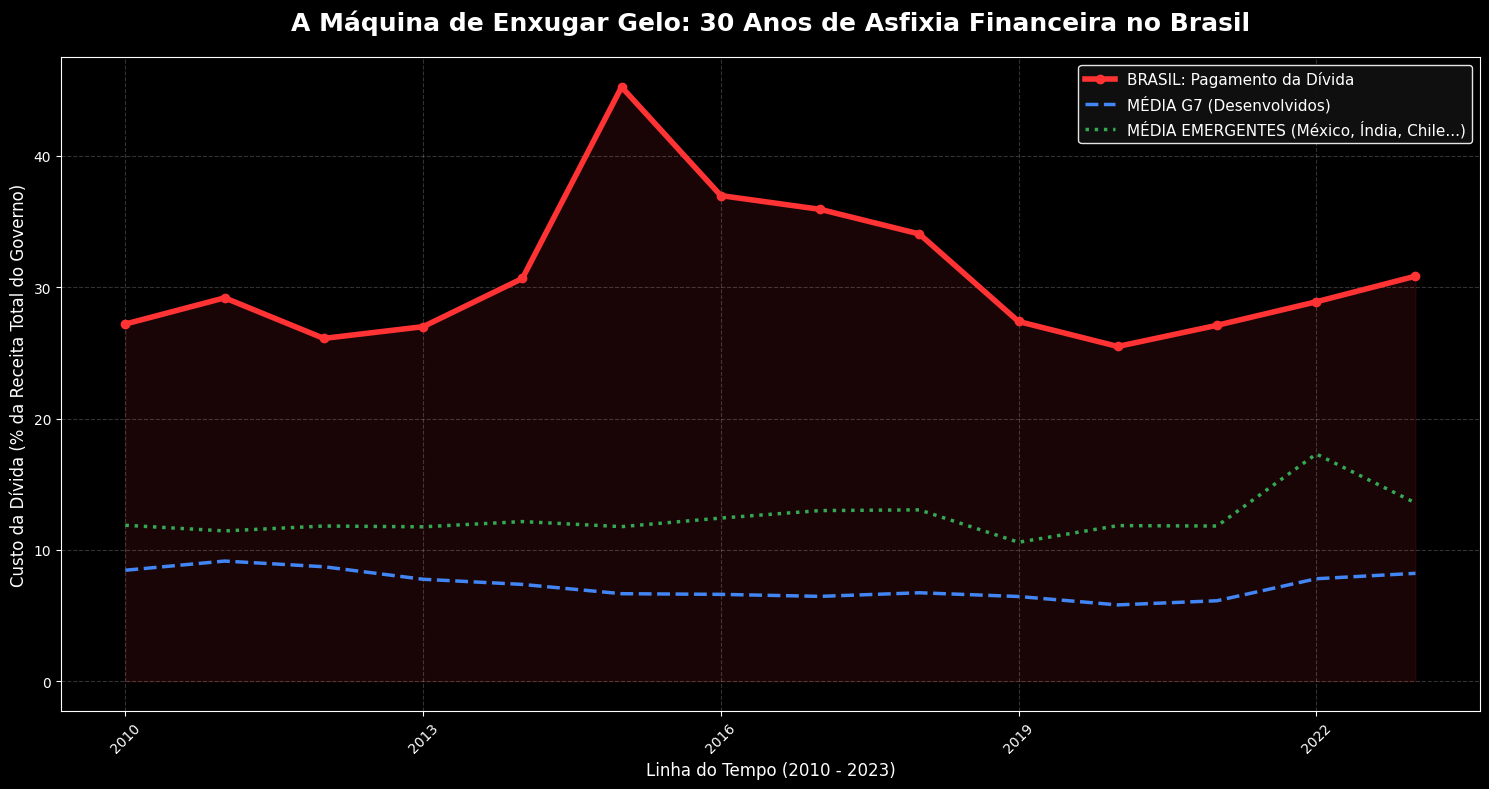

Write the Python code that produced this figure.
# Usage: python -m pip install pandas matplotlib

import pandas as pd
import matplotlib.pyplot as plt
import glob

print("Carregando o histórico do Banco Mundial...")

# Vamos buscar especificamente o arquivo de Pagamento de Juros/Dívida
arq_div = glob.glob('API_GC.XPN.INTP.RV.ZS*.csv')

if not arq_div:
    raise FileNotFoundError("Arquivo da dívida não encontrado. Verifique se o CSV começando com 'API_GC.XPN.INTP' está na pasta.")

df_div = pd.read_csv(arq_div[0], skiprows=4)

# 1. DEFININDO O PERÍODO DE 30 ANOS (2010 a 2023)
anos_30 = [str(ano) for ano in range(2010, 2024)]

# 2. DEFININDO OS GRUPOS DE COMPARAÇÃO
paises_g7 = ['DEU', 'GBR', 'USA', 'FRA', 'CAN', 'ITA', 'JPN'] # Padrão Ouro (Desenvolvidos)
paises_emergentes = ['MEX', 'IND', 'CHL', 'COL', 'ZAF'] # Países parecidos com o Brasil

# 3. FUNÇÃO PARA EXTRAIR A LINHA DO TEMPO
def extrair_linha_temporal(df, codigos_paises):
    # Pega apenas os anos que existem na planilha
    anos_validos = [ano for ano in anos_30 if ano in df.columns]
    
    # Filtra os países solicitados e tira a média por ano
    dados_filtrados = df[df['Country Code'].isin(codigos_paises)]
    serie = dados_filtrados[anos_validos].mean()
    return serie

# Extraindo as 3 linhas que vão contar a nossa história
linha_brasil = extrair_linha_temporal(df_div, ['BRA'])
linha_g7 = extrair_linha_temporal(df_div, paises_g7)
linha_emergentes = extrair_linha_temporal(df_div, paises_emergentes)

# 4. VISUALIZAÇÃO DE ALTO IMPACTO (Gráfico de Linha do Tempo)
plt.figure(figsize=(15, 8))
plt.style.use('dark_background')

# Plotando as trajetórias
plt.plot(linha_brasil.index, linha_brasil.values, color='#FF3333', linewidth=4, marker='o', label='BRASIL: Pagamento da Dívida')
plt.plot(linha_g7.index, linha_g7.values, color='#4285F4', linewidth=2.5, linestyle='--', label='MÉDIA G7 (Desenvolvidos)')
plt.plot(linha_emergentes.index, linha_emergentes.values, color='#34A853', linewidth=2.5, linestyle=':', label='MÉDIA EMERGENTES (México, Índia, Chile...)')

# Preenchimento vermelho abaixo da linha do Brasil para dar peso visual ao "Gasto"
plt.fill_between(linha_brasil.index, linha_brasil.values, color='#FF3333', alpha=0.1)

# Customização do layout
plt.title('A Máquina de Enxugar Gelo: 30 Anos de Asfixia Financeira no Brasil', fontsize=18, fontweight='bold', pad=20)
plt.xlabel('Linha do Tempo (2010 - 2023)', fontsize=12)
plt.ylabel('Custo da Dívida (% da Receita Total do Governo)', fontsize=12)

# Ajuste do eixo X para não virar um borrão de texto (mostra de 3 em 3 anos)
plt.xticks(linha_brasil.index[::3], rotation=45) 

plt.legend(loc='upper right', framealpha=0.9, fontsize=11, facecolor='#111111', edgecolor='white')
plt.grid(True, alpha=0.2, linestyle='--')
plt.tight_layout()

plt.show()
